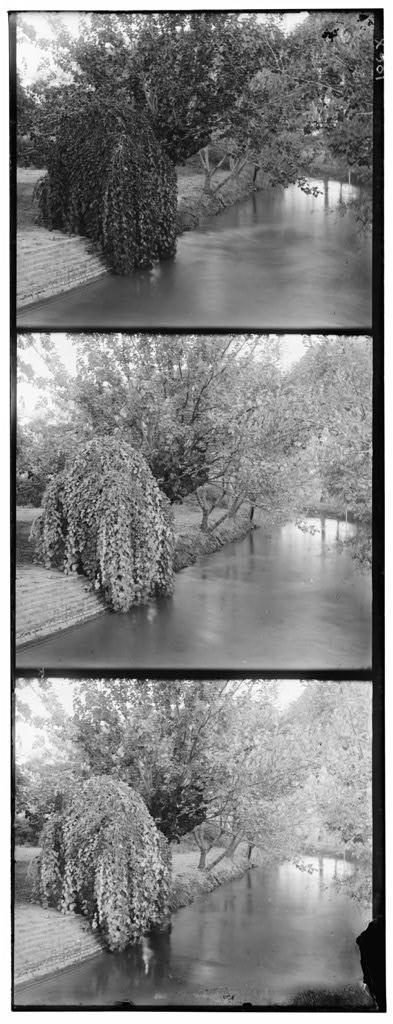
#> input picture data/00088v.jpg, 393 x 1024 px; its folder holds only this picture in this run
$ python main.py
#> lines starting #> are read from the running program, lines starting #| are printed output that depends on the picture
### code/utils.py
from typing import Tuple
import numpy as np
import cv2

def load_image(path: str) -> np.ndarray:
    """Load stacked B/G/R plate as grayscale."""
#> called with path = '../data/00088v.jpg'
    img = cv2.imread(str(path), cv2.IMREAD_GRAYSCALE)
#> img is the input picture: shape (1024, 393); min 0, max 255, mean 130.8
    if img is None:
        raise FileNotFoundError(f"Could not load image: {path}")
    return img

def split_image(stacked_img: np.ndarray) -> Tuple[np.ndarray, np.ndarray, np.ndarray]:
    """Split stacked grayscale image into B, G, R (top->bottom)."""
    assert stacked_img.ndim == 2, "Expected a single-channel image."
    h, w = stacked_img.shape
#> h = 1024; w = 393
    h3 = h // 3
#> h3 = 341
    b = stacked_img[0:h3, :]
    g = stacked_img[h3:2 * h3, :]
    r = stacked_img[2 * h3:3 * h3, :]
#| Split shapes: (341, 393)
    return b, g, r

def apply_alignment(channel: np.ndarray, dx: int, dy: int) -> np.ndarray:
    """Shift channel by integer (dx, dy). +dx→right, +dy→down."""
    return np.roll(channel, shift=(dy, dx), axis=(0, 1))

def create_color_image(b: np.ndarray, g: np.ndarray, r: np.ndarray) -> np.ndarray:
    """Normalize each channel to [0..255] and stack RGB."""
    def norm(x: np.ndarray) -> np.ndarray:
        x = x.astype(np.float32)
        x = (x - x.min()) / (x.max() - x.min() + 1e-8)
        return (x * 255.0).astype(np.uint8)
    B = norm(b); G = norm(g); R = norm(r)
    return np.dstack([R, G, B])  # we work in RGB (cv2.imwrite needs BGR)

def auto_crop(img_rgb: np.ndarray, thresh: float = 12, max_crop: int = 120):
    """
    Scan inward from each edge until mean intensity passes 'thresh'.
    Returns: (cropped_img, (top, bottom, left, right))
    """
    gray = cv2.cvtColor(img_rgb, cv2.COLOR_RGB2GRAY)
    h, w = gray.shape

    top = 0
    for i in range(min(max_crop, h // 3)):
        if gray[i, :].mean() > thresh:
            top = i; break

    bottom = h - 1
    for i in range(h - 1, max(h - 1 - max_crop, h * 2 // 3), -1):
        if gray[i, :].mean() > thresh:
            bottom = i; break

    left = 0
    for j in range(min(max_crop, w // 3)):
        if gray[:, j].mean() > thresh:
            left = j; break

    right = w - 1
    for j in range(w - 1, max(w - 1 - max_crop, w * 2 // 3), -1):
        if gray[:, j].mean() > thresh:
            right = j; break

    pad = 2
    top = max(0, top + pad)
    left = max(0, left + pad)
    bottom = min(h - 1, bottom - pad)
    right = min(w - 1, right - pad)

    if bottom <= top or right <= left:
        return img_rgb, (0, h - 1, 0, w - 1)

    cropped = img_rgb[top:bottom + 1, left:right + 1, :]
    return cropped, (top, bottom, left, right)

### code/alignment.py
import numpy as np

# [6 lines left out: function ssd_metric, not called in this run]

def ncc_metric(a: np.ndarray, b: np.ndarray) -> float:
    """Normalized Cross-Correlation — higher is better."""
    a = a.astype(np.float32)
    b = b.astype(np.float32)
    a_mean = a.mean()
    b_mean = b.mean()
    a_std = a.std() + 1e-8
    b_std = b.std() + 1e-8
    return float(np.sum(((a - a_mean) / a_std) * ((b - b_mean) / b_std)))

def align_bruteforce(
    reference: np.ndarray,
    target: np.ndarray,
    search_range: int = 15,
    metric: str = "ncc",
    edge_crop: float = 0.10,
):
    """
    Exhaustively search integer shifts (dx, dy) in [-search_range, +search_range]
    that best align 'target' to 'reference'. Crops a margin from scoring.
    Returns: best_dx, best_dy, best_score
    """
#> called with search_range = 15, metric = 'ncc', edge_crop = 0.1
    assert reference.ndim == 2 and target.ndim == 2, "Input channels must be 2D."
    h, w = reference.shape
#> h = 341; w = 393
    ch = min(max(0, int(h * edge_crop)), h // 4)
#> ch = 34
    cw = min(max(0, int(w * edge_crop)), w // 4)
#> cw = 39
    ref_crop = reference[ch:h - ch, cw:w - cw]

    use_ncc = (metric.lower() == "ncc")
    best_score = -np.inf if use_ncc else np.inf
    best_dx = best_dy = 0

    for dy in range(-search_range, search_range + 1):
        for dx in range(-search_range, search_range + 1):
            shifted = np.roll(target, shift=(dy, dx), axis=(0, 1))
            shifted_crop = shifted[ch:h - ch, cw:w - cw]
            if use_ncc:
                score = ncc_metric(ref_crop, shifted_crop)
                if score > best_score:
                    best_score, best_dx, best_dy = score, dx, dy
            else:
                score = ssd_metric(ref_crop, shifted_crop)
                if score < best_score:
                    best_score, best_dx, best_dy = score, dx, dy
#> this loop made 31 passes
#> pass 1, in ncc_metric (call 3), `b = b.astype(np.float32)`:
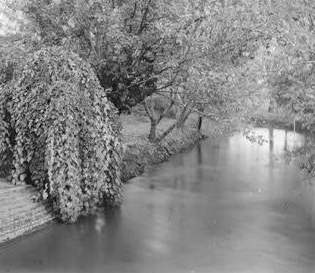
#> b: shape (273, 315) float32; min 0, max 255, mean 132.5
#|   Green shift: dx=3, dy=3
#|   Red   shift: dx=5, dy=4
    return best_dx, best_dy, float(best_score)

# [57 lines left out: function pyramid_align, not called in this run]

### code/enhancement.py
import numpy as np
import cv2

def _hist_eq_color(img_rgb: np.ndarray) -> np.ndarray:
    """Equalize luminance (Y in YCrCb) to boost contrast while keeping colors natural."""
    img_ycrcb = cv2.cvtColor(img_rgb, cv2.COLOR_RGB2YCrCb)
#> img_ycrcb: shape (341, 393, 3); mean of channels 0, 1, 2 136.5, 134.3, 112.9
    y, cr, cb = cv2.split(img_ycrcb)
    y = cv2.equalizeHist(y)
    img_eq = cv2.merge([y, cr, cb])
#> img_eq: shape (341, 393, 3); mean of channels 0, 1, 2 128.3, 134.3, 112.9
    return cv2.cvtColor(img_eq, cv2.COLOR_YCrCb2RGB)

def _gamma(img_rgb: np.ndarray, gamma: float = 1.1) -> np.ndarray:
    """Gamma correction with LUT. gamma>1 brightens a bit."""
#> called with gamma = 1.08
    inv = 1.0 / max(gamma, 1e-6)
    lut = (np.arange(256) / 255.0) ** inv
    lut = np.clip(lut * 255.0, 0, 255).astype(np.uint8)
    return cv2.LUT(img_rgb, lut)
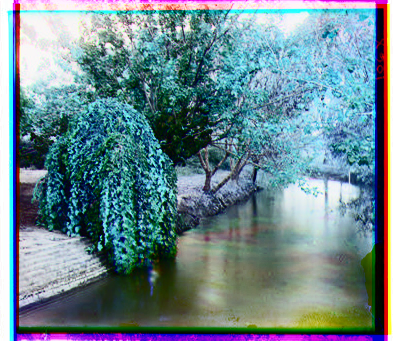
#> returned value: shape (341, 393, 3); mean of channels 0, 1, 2 141.4, 133.7, 106.3; drawn as B, G, R

def _unsharp(img_rgb: np.ndarray, amount: float = 0.6, radius: float = 1.2) -> np.ndarray:
    """Unsharp masking for crispness. Raise amount to sharpen more."""
#> called with amount = 0.6, radius = 1.2
    blur = cv2.GaussianBlur(img_rgb, (0, 0), radius)
    sharp = cv2.addWeighted(img_rgb, 1 + amount, blur, -amount, 0)
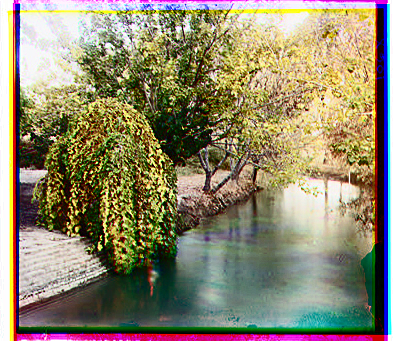
#> sharp: shape (341, 393, 3); mean R, G, B 141.6, 133.9, 107.2
    return sharp

def enhance_image(img_rgb: np.ndarray, gamma_value: float = 1.1, do_unsharp: bool = True) -> np.ndarray:
    """Hist-eq (luma) -> gamma -> optional unsharp."""
    out = _hist_eq_color(img_rgb)
    out = _gamma(out, gamma=gamma_value)
    if do_unsharp:
        out = _unsharp(out, amount=0.6, radius=1.2)
    return out

### code/main.py
import argparse
import time
from pathlib import Path
from typing import List, Dict

import cv2
from utils import load_image, split_image, apply_alignment, create_color_image, auto_crop
from alignment import align_bruteforce, pyramid_align
from enhancement import enhance_image

def process_image(
    input_path: str | Path,
    output_dir: str | Path,
    metric: str = "ncc",
    use_pyramid: bool = False
) -> Dict[str, object]:
    print("\n" + "=" * 60)
    print(f"Processing: {input_path}")
    print("=" * 60)
    start = time.time()

    # 1) Load & split
    stacked = load_image(str(input_path))
    b, g, r = split_image(stacked)
    print(f"Split shapes: {b.shape}")

    # 2) Align
    metric_name = metric.lower()
    if metric_name not in ("ssd", "ncc"):
        print(f"[warn] Unknown metric '{metric}', using 'ncc'.")
        metric_name = "ncc"

    if use_pyramid:
        dx_g, dy_g = pyramid_align(b, g, levels=5, base_search=4, refine_search=2, metric=metric_name)
        dx_r, dy_r = pyramid_align(b, r, levels=5, base_search=4, refine_search=2, metric=metric_name)
    else:
        dx_g, dy_g, _ = align_bruteforce(b, g, search_range=15, metric=metric_name, edge_crop=0.10)
        dx_r, dy_r, _ = align_bruteforce(b, r, search_range=15, metric=metric_name, edge_crop=0.10)

    print(f"  Green shift: dx={dx_g}, dy={dy_g}")
    print(f"  Red   shift: dx={dx_r}, dy={dy_r}")

    # 3) Apply shifts & compose
    g_al = apply_alignment(g, dx_g, dy_g)
    r_al = apply_alignment(r, dx_r, dy_r)
    unaligned_rgb = create_color_image(b, g, r)
    aligned_rgb   = create_color_image(b, g_al, r_al)

    # 4) Enhance
    enhanced_rgb = enhance_image(aligned_rgb, gamma_value=1.08, do_unsharp=True)

    # 5) Auto-crop
    cropped_rgb, crop_box = auto_crop(enhanced_rgb, thresh=12, max_crop=120)
#> in auto_crop, `gray = cv2.cvtColor(img_rgb, cv2.COLOR_RGB2GRAY)`:
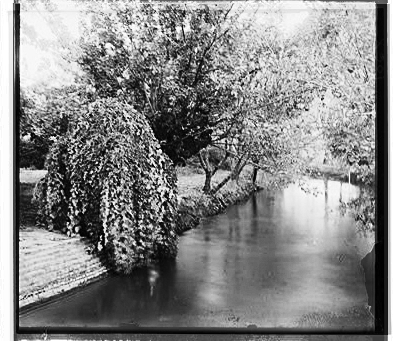
#> gray: shape (341, 393); min 0, max 255, mean 133.2
#> in auto_crop, `cropped = img_rgb[top:bottom + 1, left:right + 1, :]`:
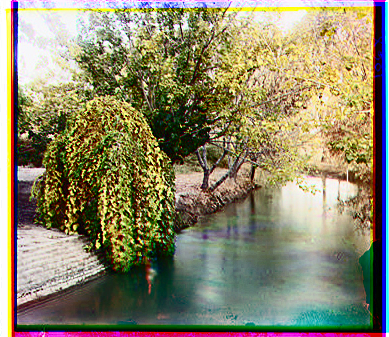
#> cropped: shape (337, 389, 3); mean R, G, B 139.3, 133.3, 104.5

    # 6) Save
    out = Path(output_dir)
    out.mkdir(parents=True, exist_ok=True)
    stem = Path(input_path).stem

    cv2.imwrite(str(out / f"{stem}_unaligned.jpg"), cv2.cvtColor(unaligned_rgb, cv2.COLOR_RGB2BGR))
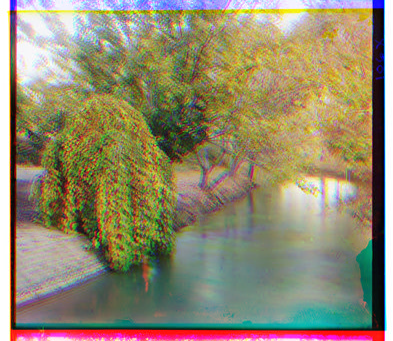
#> saved as 00088v_unaligned.jpg: shape (341, 393, 3); mean B, G, R 109.6, 137.2, 145.2
    cv2.imwrite(str(out / f"{stem}_aligned.jpg"),   cv2.cvtColor(aligned_rgb,   cv2.COLOR_RGB2BGR))
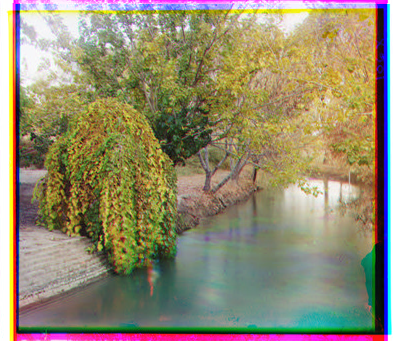
#> saved as 00088v_aligned.jpg: shape (341, 393, 3); mean B, G, R 109.6, 137.2, 145.2
    cv2.imwrite(str(out / f"{stem}_enhanced.jpg"),  cv2.cvtColor(cropped_rgb,   cv2.COLOR_RGB2BGR))

    elapsed = time.time() - start
    print(f"Done in {elapsed:.2f}s | crop={crop_box}")
#| Done in 2.07s | crop=(2, 338, 2, 390)
    return {'image': stem, 'g_shift': (int(dx_g), int(dy_g)), 'r_shift': (int(dx_r), int(dy_r)), 'time': float(elapsed)}

def main() -> None:
    parser = argparse.ArgumentParser(description="Prokudin-Gorskii Reconstruction")
    parser.add_argument("--input", required=False, default="../data", help="Image file or folder")
    parser.add_argument("--output", default="../results", help="Output folder")
    parser.add_argument("--metric", default="ncc", choices=["ssd", "ncc"], help="Similarity metric")
    parser.add_argument("--pyramid", action="store_true", help="Use pyramid alignment (bonus)")
    args = parser.parse_args()

    inp = Path(args.input)
    if inp.is_file():
        files = [inp]
    else:
        files = sorted(list(inp.glob("*.jpg")) + list(inp.glob("*.tif")))
        if not files:
            raise FileNotFoundError(f"No .jpg or .tif files found under: {inp}")

    results: List[Dict[str, object]] = []
    for f in files:
        results.append(process_image(str(f), args.output, metric=args.metric, use_pyramid=args.pyramid))

    print("\n" + "=" * 60)
    print("SUMMARY")
    print("=" * 60)
    print(f"{'Image':<20} {'G Shift':<15} {'R Shift':<15} {'Time (s)':<10}")
    print("-" * 60)
    for r in results:
        print(f"{r['image']:<20} {str(r['g_shift']):<15} {str(r['r_shift']):<15} {r['time']:<10.2f}")
#> this loop made 1 pass
#| 00088v               (3, 3)          (5, 4)          2.07

if __name__ == "__main__":
    main()

$ run again, on data/31421v.jpg
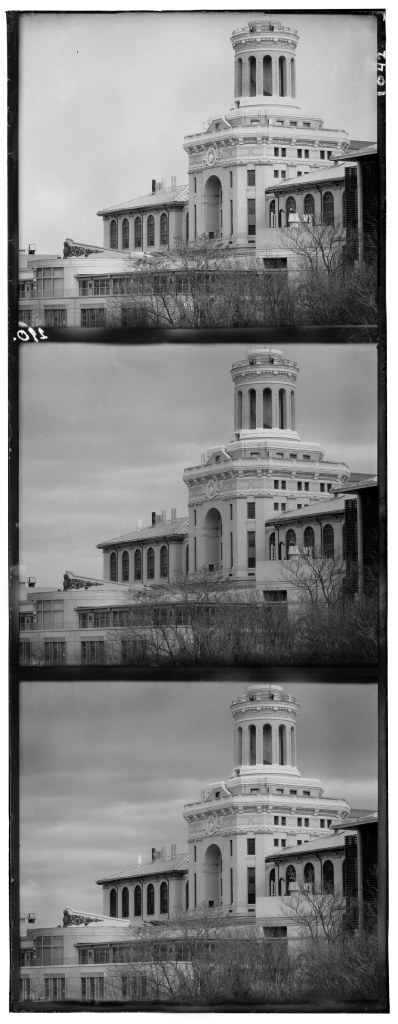
#> input picture data/31421v.jpg, 398 x 1024 px
#> in load_image, img is the input picture: shape (1024, 398); min 0, max 255, mean 131.7
#| Split shapes: (341, 398)
#> the loop in align_bruteforce, `for dy in range(-search_range, search_range + 1):` made 31 passes
#> pass 1, in ncc_metric (call 3), `b = b.astype(np.float32)`:
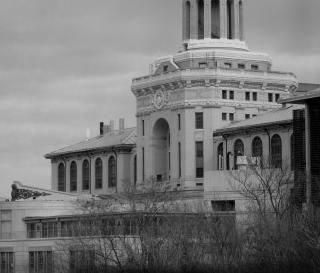
#> b: shape (273, 320) float32; min 0, max 224, mean 118.4
#|   Green shift: dx=0, dy=8
#|   Red   shift: dx=0, dy=13
#> img_ycrcb: shape (341, 398, 3); mean of channels 0, 1, 2 124.9, 127.6, 142.2
#> img_eq: shape (341, 398, 3); mean of channels 0, 1, 2 128.4, 127.6, 142.2
#> in process_image, `cv2.imwrite(str(out / f"{stem}_aligned.jpg"),   cv2.cvtColor(aligned_r..`:
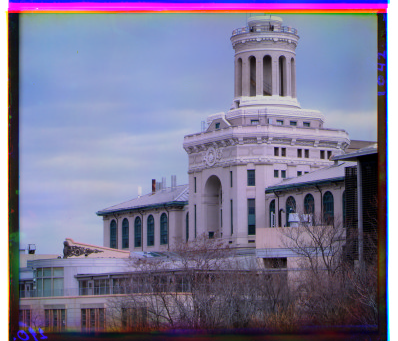
#> saved as 31421v_aligned.jpg: shape (341, 398, 3); mean B, G, R 150.1, 120.2, 124.4
#| Done in 2.04s | crop=(2, 338, 2, 395)
#> the loop in main, `for r in results:` made 1 pass
#| 31421v               (0, 8)          (0, 13)         2.04

$ run again, on data/00106v.jpg
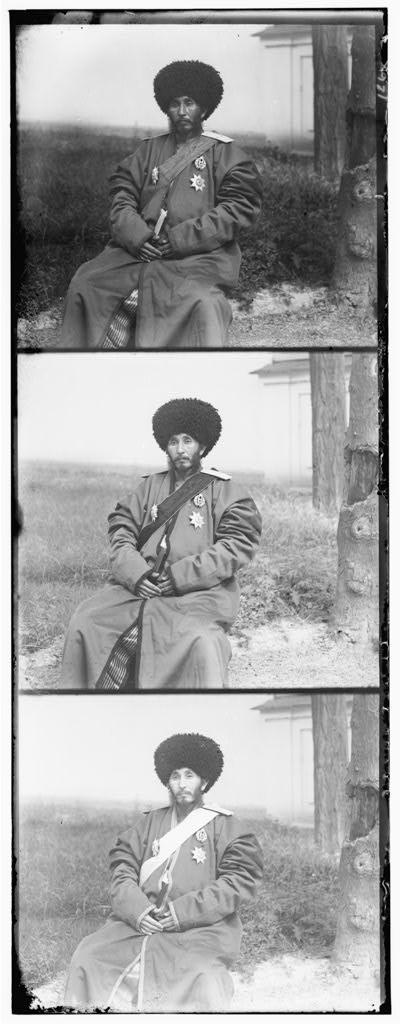
#> input picture data/00106v.jpg, 401 x 1024 px
#> in load_image, img is the input picture: shape (1024, 401); min 0, max 255, mean 162.5
#| Split shapes: (341, 401)
#> the loop in align_bruteforce, `for dy in range(-search_range, search_range + 1):` made 31 passes
#|   Green shift: dx=1, dy=4
#|   Red   shift: dx=-1, dy=9
#> img_ycrcb: shape (341, 401, 3); mean of channels 0, 1, 2 172.9, 136.5, 101.9
#> img_eq: shape (341, 401, 3); mean of channels 0, 1, 2 128.7, 136.5, 101.9
#> in process_image, `cv2.imwrite(str(out / f"{stem}_aligned.jpg"),   cv2.cvtColor(aligned_r..`:
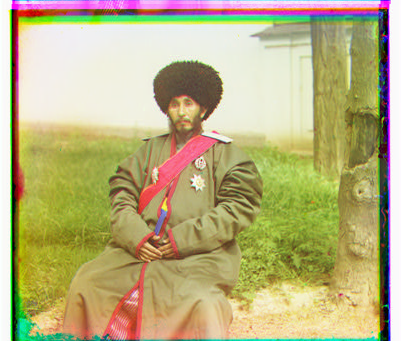
#> saved as 00106v_aligned.jpg: shape (341, 401, 3); mean B, G, R 126.6, 175.9, 184.8
#| Done in 2.07s | crop=(2, 338, 2, 398)
#> the loop in main, `for r in results:` made 1 pass
#| 00106v               (1, 4)          (-1, 9)         2.07
